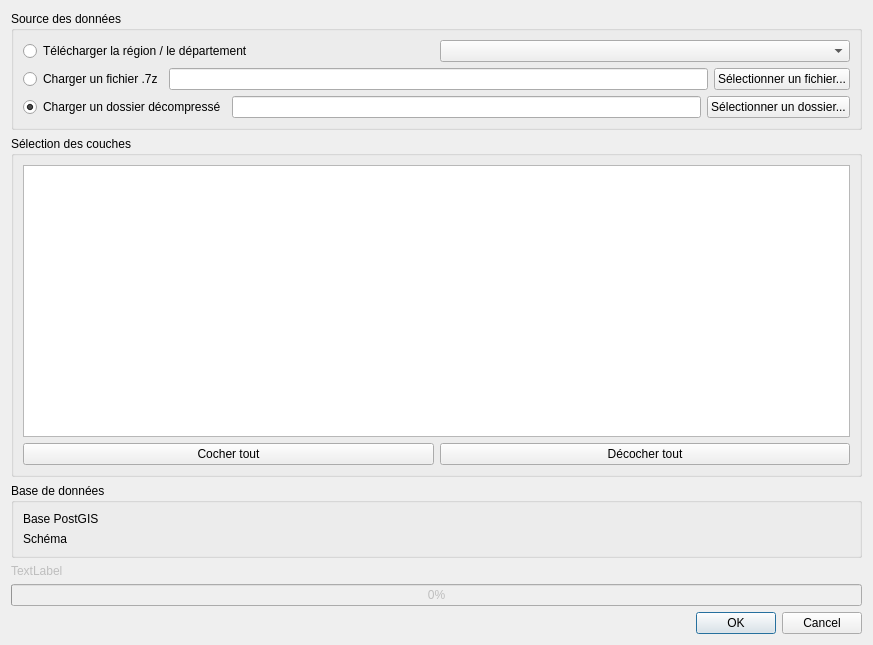
<?xml version="1.0" encoding="UTF-8"?>
<ui version="4.0">
 <class>BDTopoIporterDialogBase</class>
 <widget class="QDialog" name="BDTopoIporterDialogBase">
  <property name="geometry">
   <rect>
    <x>0</x>
    <y>0</y>
    <width>873</width>
    <height>645</height>
   </rect>
  </property>
  <property name="windowTitle">
   <string>BDTopo Importer</string>
  </property>
  <layout class="QVBoxLayout" name="verticalLayout">
   <item>
    <widget class="QGroupBox" name="groupBox">
     <property name="title">
      <string>Source des données</string>
     </property>
     <layout class="QVBoxLayout" name="verticalLayout_2">
      <item>
       <layout class="QHBoxLayout" name="horizontalLayout">
        <item>
         <widget class="QRadioButton" name="radio_download">
          <property name="text">
           <string>Télécharger la région / le département</string>
          </property>
          <property name="checked">
           <bool>false</bool>
          </property>
         </widget>
        </item>
        <item>
         <widget class="QComboBox" name="comboBox_dept"/>
        </item>
       </layout>
      </item>
      <item>
       <layout class="QHBoxLayout" name="horizontalLayout_2">
        <item>
         <widget class="QRadioButton" name="radio_file">
          <property name="text">
           <string>Charger un fichier .7z</string>
          </property>
          <property name="checked">
           <bool>false</bool>
          </property>
         </widget>
        </item>
        <item>
         <widget class="QLineEdit" name="lineEdit_file_path">
          <property name="enabled">
           <bool>true</bool>
          </property>
         </widget>
        </item>
        <item>
         <widget class="QPushButton" name="pushButton_file_select">
          <property name="enabled">
           <bool>true</bool>
          </property>
          <property name="text">
           <string>Sélectionner un fichier...</string>
          </property>
         </widget>
        </item>
       </layout>
      </item>
      <item>
       <layout class="QHBoxLayout" name="horizontalLayout_6">
        <item>
         <widget class="QRadioButton" name="radio_folder">
          <property name="text">
           <string>Charger un dossier décompressé</string>
          </property>
          <property name="checked">
           <bool>true</bool>
          </property>
         </widget>
        </item>
        <item>
         <widget class="QLineEdit" name="lineEdit_folder_path"/>
        </item>
        <item>
         <widget class="QPushButton" name="pushButton_folder_select">
          <property name="text">
           <string>Sélectionner un dossier...</string>
          </property>
         </widget>
        </item>
       </layout>
      </item>
     </layout>
    </widget>
   </item>
   <item>
    <widget class="QGroupBox" name="groupBox_2">
     <property name="title">
      <string>Sélection des couches</string>
     </property>
     <layout class="QVBoxLayout" name="verticalLayout_3">
      <item>
       <widget class="QTreeView" name="treeView_layers">
        <attribute name="headerVisible">
         <bool>false</bool>
        </attribute>
       </widget>
      </item>
      <item>
       <layout class="QHBoxLayout" name="horizontalLayout_3">
        <item>
         <widget class="QPushButton" name="pushButton_checkall">
          <property name="text">
           <string>Cocher tout</string>
          </property>
         </widget>
        </item>
        <item>
         <widget class="QPushButton" name="pushButton_uncheckall">
          <property name="text">
           <string>Décocher tout</string>
          </property>
         </widget>
        </item>
       </layout>
      </item>
     </layout>
    </widget>
   </item>
   <item>
    <widget class="QGroupBox" name="groupBox_3">
     <property name="title">
      <string>Base de données</string>
     </property>
     <layout class="QVBoxLayout" name="verticalLayout_5">
      <item>
       <layout class="QHBoxLayout" name="horizontalLayout_4">
        <item>
         <widget class="QLabel" name="label">
          <property name="text">
           <string>Base PostGIS</string>
          </property>
         </widget>
        </item>
       </layout>
      </item>
      <item>
       <layout class="QHBoxLayout" name="horizontalLayout_5">
        <item>
         <widget class="QLabel" name="label_2">
          <property name="text">
           <string>Schéma</string>
          </property>
         </widget>
        </item>
       </layout>
      </item>
     </layout>
    </widget>
   </item>
   <item>
    <widget class="QLabel" name="label_progress">
     <property name="enabled">
      <bool>false</bool>
     </property>
     <property name="text">
      <string>TextLabel</string>
     </property>
    </widget>
   </item>
   <item>
    <widget class="QProgressBar" name="progressBar">
     <property name="enabled">
      <bool>false</bool>
     </property>
     <property name="value">
      <number>0</number>
     </property>
    </widget>
   </item>
   <item>
    <widget class="QDialogButtonBox" name="button_box">
     <property name="orientation">
      <enum>Qt::Horizontal</enum>
     </property>
     <property name="standardButtons">
      <set>QDialogButtonBox::Cancel|QDialogButtonBox::Ok</set>
     </property>
    </widget>
   </item>
  </layout>
 </widget>
 <resources/>
 <connections>
  <connection>
   <sender>button_box</sender>
   <signal>rejected()</signal>
   <receiver>BDTopoIporterDialogBase</receiver>
   <slot>reject()</slot>
   <hints>
    <hint type="sourcelabel">
     <x>31</x>
     <y>626</y>
    </hint>
    <hint type="destinationlabel">
     <x>20</x>
     <y>20</y>
    </hint>
   </hints>
  </connection>
 </connections>
</ui>
